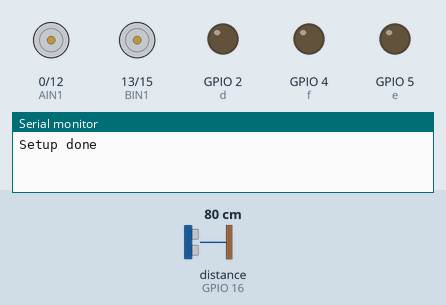
This sketch was run on a simulated ESP8266 (NodeMCU). Parts: motor-driver pin pairs drawn as motors (green arrow = first pin HIGH = forward, orange = second pin HIGH = backward, longer = more drive), output pins drawn as LEDs (lit = HIGH), the last lines printed to the serial monitor. The test bench sets the inputs (shaded band); at power-on: distance to the obstacle (sensor on GPIO 16) 80 cm. The echo pulse lasts 58.3 µs per cm; WiFi joins after 1.5 s; servers stay silent unless stated.

Above: at 0.1 s.
At 23.3 s:
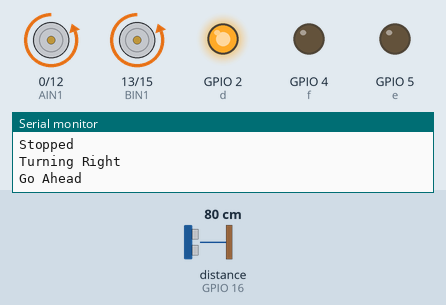
23.4 s: distance to the obstacle (sensor on GPIO 16) set to 18 cm
At 31.0 s:
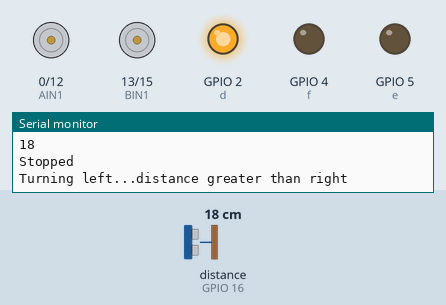
Timing chart, 0 to 37.4 s (numbered marks = the images above; inputs shaded):
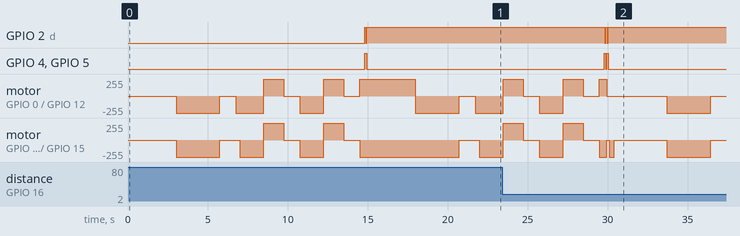

The sketch:

Final-code.ino
```cpp
#include <Servo.h>
#include <ESP8266WiFi.h>
#define WIFI_SSID "OnePlus 6"
#define WIFI_PASSWORD "123456789"

/*
//Rohan Shah
//Shruti Yeravadekar
*/

//===============================================================//
//#define trigPin 2    // Trigger
#define commPin 16    // Echo
long duration_l, duration_c, duration_r, inches_l, inches_c, inches_r, cm_l, cm_c, cm_r;
#define f 4
#define e 5
#define d 2
#define AIN1 0
#define AIN2 12
#define BIN1 13
#define BIN2 15

//================================================================//


int fread1,fread2,fread3,fread4,fread5,fread6,bread1,bread2,bread3,bread4,bread5,bread6,lread1,lread2,lread3,lread4,lread5,lread6,rread1,rread2,rread3,rread4,rread5,rread6;
int favg,bavg,lavg,ravg;
int rssinow;
//flags:
int flag1 = 0;
int flag_cal = 0;

int WIFIRSSI(){
  if (WiFi.status() != WL_CONNECTED)
    return -1;
  int dbm = WiFi.RSSI();
  //Serial.printf("RSSI:\t%d dBm\r\n", dbm);
  return dbm;
}

float average(int a, int b, int c, int k, int l, int m)
{
  float avg;
  return avg = (a+b+c+k+l+m)/6;
}
void pick_a_dir()
{
  //move forward from a starting point
  delay(3000);


  //goahead();
  Serial.println("Start going Forward from initial pose");
  //analogWrite(PWMA, speed_car);
  //analogWrite(PWMB, speed_car);
goAhead();
  fread1 = WIFIRSSI();
  delay(250);
  fread2 = WIFIRSSI();
  delay(250);
  fread3 = WIFIRSSI();
  delay(250);
  fread4 = WIFIRSSI();
  delay(250);
  fread5 = WIFIRSSI();
  delay(250);
  fread6 = WIFIRSSI();
  delay(250);
  favg= average(fread1,fread2,fread3,fread4,fread5,fread6);
  Serial.println(favg);

  //Come back to same point

  delay(1250);
stopcar();
  delay(1000);


  //goBack();
  //analogWrite(PWMA, speed_car);
  //analogWrite(PWMB, speed_car);

  turnRight();

  delay(250);

  //goahead()in Right dir
goAhead();
  rread1 = WIFIRSSI();
  delay(250);
  rread2 = WIFIRSSI();
  delay(250);
  rread3 = WIFIRSSI();
  delay(250);
  rread4 = WIFIRSSI();
  delay(250);
  rread5 = WIFIRSSI();
  delay(250);
  rread6 = WIFIRSSI();
  delay(250);
  ravg= average(rread1,rread2,rread3,rread4,rread5,rread6);
  Serial.println(ravg);
  //Come back to same point
goBack();
  delay(1250);
stopcar();
  delay(1000);

  //goBack() i.e. left_dir;
goAhead();
  lread1 = WIFIRSSI();
  delay(250);
  lread2 = WIFIRSSI();
  delay(250);
  lread3 = WIFIRSSI();
  delay(250);
  lread4 = WIFIRSSI();
  delay(250);
  lread5 = WIFIRSSI();
  delay(250);
  lread6 = WIFIRSSI();
  delay(250);
  lavg= average(lread1,lread2,lread3,lread4,lread5,lread6);
  Serial.println(lavg);
  //Come back to same point
goBack();
  delay(1250);
stopcar();
  delay(1000);


  int max_fb, max_lr, m;
  max_fb = favg > ravg ? favg : ravg;
  //max_lr = ravg > lavg ? ravg : lavg;
  m = max_fb < lavg ? max_fb :lavg;
  if(m == favg )
  {turnLeft();
  Serial.println("Front");
  delay(300);
  }

  else if(m == ravg )
  {
    Serial.println("right.");
    delay(250);
    stopcar();
    }
  else if(m == lavg )
  {
    turnRight();
    delay(350);
    stopcar();
    delay(250);
    turnRight();
    delay(350);
    stopcar();
    delay(250);
    Serial.println("left");

    }
  flag_cal = 1;
  Serial.println(m);
  Serial.println("I calibrated.");
}

//------------------------------------------------------------------------------------------------------------------
//--------------------------------------------------------SETUP-----------------------------------------------------
//------------------------------------------------------------------------------------------------------------------


void setup() {
  //Serial Port begin
  Serial.begin(9600);
  //Define inputs and outputs
  //pinMode(trigPin, OUTPUT);
  pinMode(commPin, INPUT);
  pinMode(AIN1, OUTPUT);
  pinMode(AIN2, OUTPUT);

  pinMode(BIN1, OUTPUT);
  pinMode(BIN2, OUTPUT);
  Serial.println("Setup done");
  pinMode(f, OUTPUT); //C
  pinMode(e, OUTPUT); //B
  //digitalWrite(b, HIGH);
  pinMode(d, OUTPUT); //A
 WiFi.mode(WIFI_STA);
  WiFi.begin(WIFI_SSID, WIFI_PASSWORD);
  }

//------------------------------------------------------------------------------------------------------------------
//--------------------------------------------------------LOOP------------------------------------------------------
//------------------------------------------------------------------------------------------------------------------

void loop() {
//Snippet to pick a direction from 4 directions.
//flag1 for the starting position.
rssinow = WIFIRSSI();


if(rssinow>50)
{
 stopcar();
 delay(4000);
}

else if (rssinow<50)
{

  pick_a_dir();
  updateDistance("r");
  updateDistance("l");
  updateDistance("c");
  //Center
  if(cm_c <=60){
    stopcar();
    updateDistance("r");
    updateDistance("l");
    updateDistance("c");
    if(cm_c <= 15){
      goBack();
      delay(750);
      stopcar();
    }

    else if(cm_l < 50 && cm_r >= 50){
    turn_Right_35();
    Serial.println("Turning right...");
    delay(250);
    }
    else if(cm_r <50 && cm_l >=50){
      turn_Left_35();
      Serial.println("Turning left...");
      delay(250);
    }
   // updateDistance("c");
    else if(cm_l >= cm_r){
      turn_Left_35();
      Serial.println("Turning left...distance greater than right");
      delay(250);
    }
    else if(cm_r > cm_l){
      turn_Right_35();
      Serial.println("Turning right...distance greater than left");
      delay(250);
    }

  }
  //Left
  else if(cm_l <=40){
    updateDistance("r");
    updateDistance("l");
    updateDistance("c");
    if(cm_l <= 15){
      goBack();
      delay(350);
      stopcar();
    }

    else if(cm_c < 60 && cm_r >= 50){
    turn_Right_35();
    Serial.println("Turning right...");
    delay(250);
    }
    else if(cm_r >= cm_l){
      turn_Right_35();
      Serial.println("Turning right...distance greater than left");
      delay(250);
    }
  }

    //Right
    else if(cm_r <=40){
    updateDistance("r");
    updateDistance("l");
    updateDistance("c");
    if(cm_r <= 15){
      goBack();
      delay(350);
      stopcar();
    }

    else if(cm_c < 60 && cm_l >= 50){
    turn_Left_35();
    Serial.println("Turning left...");
    delay(250);
    }
    else if(cm_l >= cm_r){
      turn_Left_35();
      Serial.println("Turning left...distance greater than right");
      delay(250);
    }
    else
    {
      goAhead();
      delay(500);
    }
}


  }


}
//================================================================//
//Function defs

void goAhead(){
  digitalWrite(AIN1, LOW);
  digitalWrite(AIN2, HIGH);
  digitalWrite(BIN1, LOW);
  digitalWrite(BIN2, HIGH);
  Serial.println("Go Ahead");
}
void goBack(){
  digitalWrite(AIN2, LOW);
  digitalWrite(AIN1, HIGH);
  digitalWrite(BIN2, LOW);
  digitalWrite(BIN1, HIGH);
  Serial.println("Go Back");
}
void turnLeft(){
  digitalWrite(AIN1, HIGH);
  digitalWrite(AIN2, LOW);
  digitalWrite(BIN1, LOW);
  digitalWrite(BIN2, HIGH);
  Serial.println("Turning left");
  //delay(350);
  }
void turnRight(){
  digitalWrite(AIN2, HIGH);
  digitalWrite(AIN1, LOW);
  digitalWrite(BIN2, LOW);
  digitalWrite(BIN1, LOW);
  Serial.println("Turning Right");
  //delay(350);
  }
void stopcar(){
  digitalWrite(AIN1, LOW);
  digitalWrite(AIN2, LOW);
  digitalWrite(BIN1, LOW);
  digitalWrite(BIN2, LOW);
  Serial.println("Stopped");

  }

void turn_Left_30() {

int temp_delay = 45*550/90;
 digitalWrite(AIN1, LOW);
  digitalWrite(AIN2, LOW);
  digitalWrite(BIN1, LOW);
  digitalWrite(BIN2, HIGH);
  delay(temp_delay);
  stopcar();
  delay(50);

}

void turn_Right_30() {

int temp_delay = 45*550/90;
 digitalWrite(AIN1,LOW);
  digitalWrite(AIN2, HIGH);
  digitalWrite(BIN2, LOW);
  digitalWrite(BIN1, LOW);
  delay(temp_delay);
  stopcar();
  delay(50);

}
void turn_Right_35() {

  int temp_delay = 310;
  digitalWrite(AIN1,LOW);
  digitalWrite(AIN2, HIGH);
  digitalWrite(BIN1, LOW);
  digitalWrite(BIN2, LOW);
  delay(temp_delay);
  stopcar();
  delay(50);

}

void turn_Left_35() {

  int temp_delay = 310;
  digitalWrite(AIN1,LOW);
  digitalWrite(AIN2, LOW);
  digitalWrite(BIN1, LOW);
  digitalWrite(BIN2, HIGH);
  delay(temp_delay);
  stopcar();
  delay(50);

}

//Ultrasonics with MUX
void updateDistance(String direction){
  if(direction == "l"){
    Serial.println("Sonar left...");

    digitalWrite(f, LOW);
    digitalWrite(e, LOW);
    digitalWrite(d, LOW);
    //trigger
    pinMode(commPin, OUTPUT);
    digitalWrite(commPin, LOW);
    delayMicroseconds(5);
    digitalWrite(commPin, HIGH);
    delayMicroseconds(10);
    digitalWrite(commPin, LOW);
    //echo
    digitalWrite(f, HIGH);
    digitalWrite(e, HIGH);
    digitalWrite(d, LOW);

    pinMode(commPin, INPUT);
    duration_l = pulseIn(commPin, HIGH);

    cm_l = (duration_l/2) / 29.1;     // Divide by 29.1 or multiply by 0.0343
    inches_l = (duration_l/2) / 74;   // Divide by 74 or multiply by 0.0135
    if(cm_l>=150){cm_l=150;}
    Serial.println(cm_l);
    delay(50);
  }
  else if(direction == "c"){
    Serial.println("Sonar center...");
    pinMode(commPin, OUTPUT);
    digitalWrite(f, HIGH);
    digitalWrite(e, LOW);
    digitalWrite(d, LOW);

   //trigger
    digitalWrite(commPin, LOW);
    delayMicroseconds(5);
    digitalWrite(commPin, HIGH);
    delayMicroseconds(10);
    digitalWrite(commPin, LOW);

    //echo
    pinMode(commPin, INPUT);
    digitalWrite(f, LOW);
    digitalWrite(e, LOW);
    digitalWrite(d, HIGH);


    duration_c = pulseIn(commPin, HIGH);

    cm_c = (duration_c/2) / 29.1;     // Divide by 29.1 or multiply by 0.0343
    inches_c = (duration_c/2) / 74;   // Divide by 74 or multiply by 0.0135
    if(cm_c>=150){cm_c=150;}
    Serial.println(cm_c);
    delay(50);
  }
  else if(direction == "r"){
    Serial.println("Sonar right...");
    digitalWrite(f, LOW);
    digitalWrite(e, HIGH);
    digitalWrite(d, LOW);
    //trigger
    pinMode(commPin, OUTPUT);
    digitalWrite(commPin, LOW);
    delayMicroseconds(5);
    digitalWrite(commPin, HIGH);
    delayMicroseconds(10);
    digitalWrite(commPin, LOW);
    //echo
    digitalWrite(f, HIGH);
    digitalWrite(e, HIGH);
    digitalWrite(d, HIGH);

    pinMode(commPin, INPUT);
    duration_r = pulseIn(commPin, HIGH);

    cm_r = (duration_r/2) / 29.1;     // Divide by 29.1 or multiply by 0.0343
    inches_r = (duration_r/2) / 74;   // Divide by 74 or multiply by 0.0135
    if(cm_r>=150){cm_r=150;}
    Serial.println(cm_r);
    delay(50);
  }
}
```
